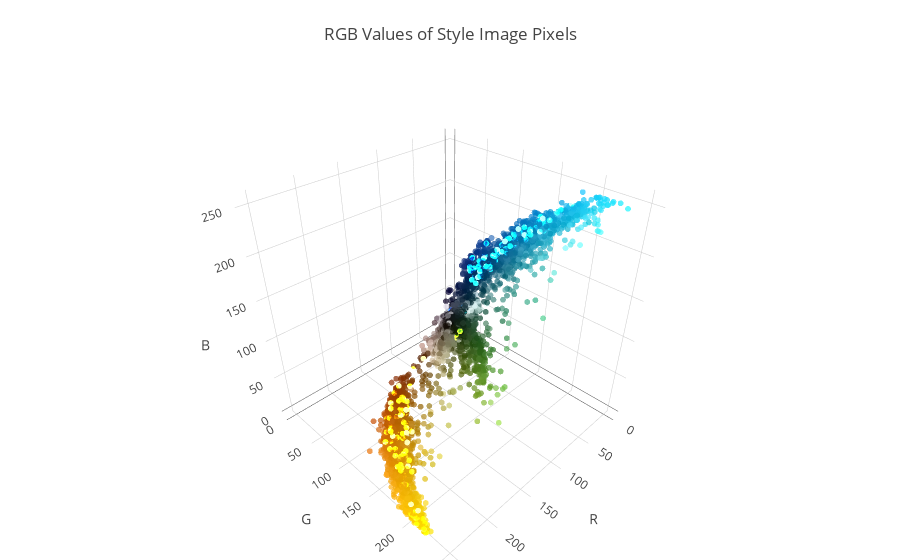

Here is the notebook cell this chart was saved with:
### Code cell
trace1 = go.Scatter3d(
    x=style_img_pixels_small[:,0],
    y=style_img_pixels_small[:,1],
    z=style_img_pixels_small[:,2],
    mode='markers',
    marker=dict(
        size=2,
        color=style_img_pixels_small,
        opacity=0.7
    )
)

data = [trace1]
layout = go.Layout(
    title='RGB Values of Style Image Pixels',
    margin=dict(l=0,r=0,b=0,t=80),
    scene={
        'xaxis': {'title': 'R'},
        'yaxis': {'title': 'G'},
        'zaxis': {'title': 'B'}
    }
)
fig = go.Figure(data=data, layout=layout)
iplot(fig)

### Figure 1 — Plotly figure (JSON) as saved in the notebook; plotly's stock layout.template omitted (floating-point values rounded to 4 significant figures; data arrays with more than 128 entries replaced by an {"elided": "..."} marker saying what was removed)
{"data": [{"marker": {"color": {"elided": "10000x3 int values"}, "opacity": 0.7, "size": 2}, "mode": "markers", "type": "scatter3d", "uid": "d791d20c-cdab-4c33-9622-e6fa72ecef59", "x": {"elided": "10000 int values"}, "y": {"elided": "10000 int values"}, "z": {"elided": "10000 int values"}}], "layout": {"margin": {"b": 0, "l": 0, "r": 0, "t": 80}, "scene": {"xaxis": {"title": {"text": "R"}}, "yaxis": {"title": {"text": "G"}}, "zaxis": {"title": {"text": "B"}}}, "title": {"text": "RGB Values of Style Image Pixels"}}}
